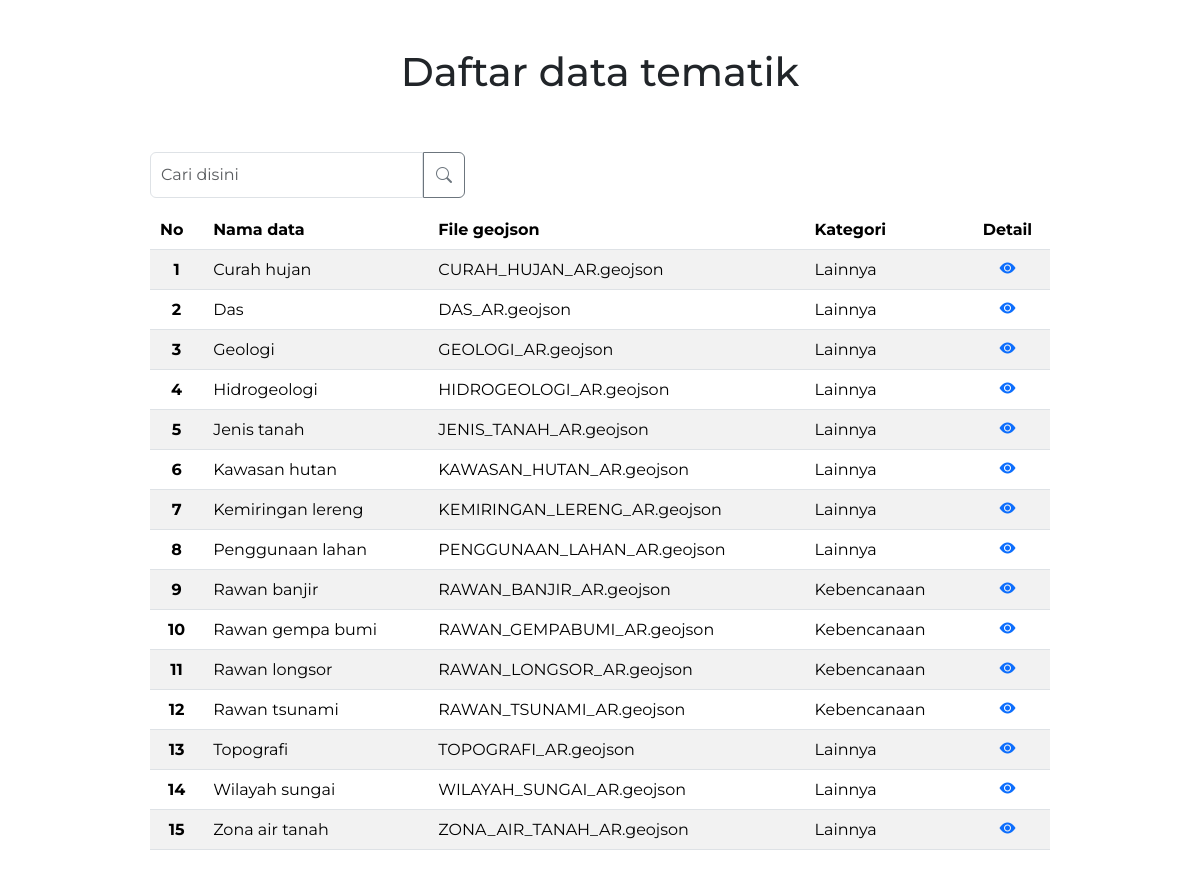
The page /backend/daftar-tematik.php (signed in) on the database as committed earlier.
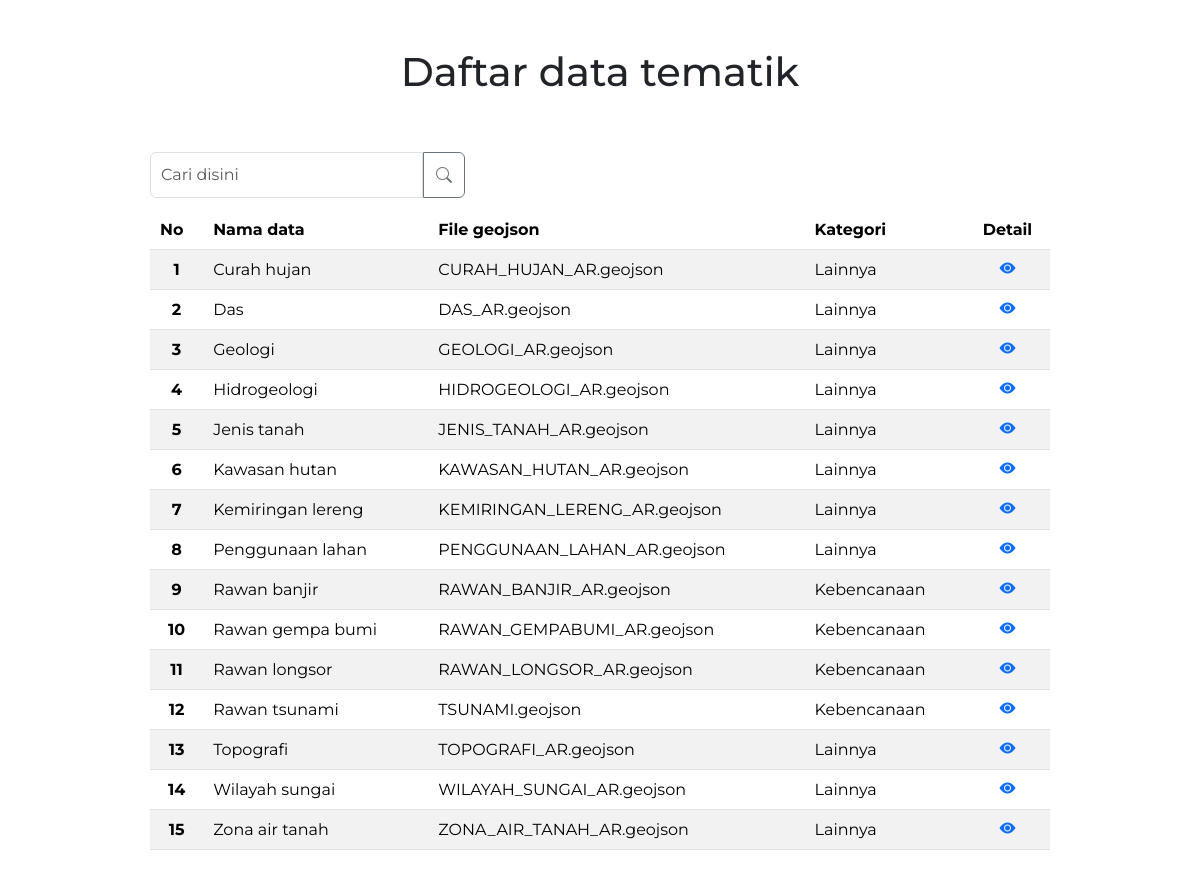
The same page on the database as committed later.
### tables this page shows
CREATE TABLE `tematik` (
  `id` int NOT NULL,
  `nama_tematik` varchar(255) NOT NULL,
  `file_json` varchar(255) NOT NULL,
  `icon` varchar(255) NOT NULL,
  `icon_id` varchar(255) NOT NULL,
  `checkbox_id` varchar(255) NOT NULL,
  `kategori` int NOT NULL,
  `id_jenis_file` int DEFAULT NULL,
  `hide` int DEFAULT '1'
);

CREATE TABLE `kategori_tematik` (
  `id_kategori` int NOT NULL,
  `nama_kategori` varchar(255) NOT NULL
);

### backend/daftar-tematik.php (called while the page is built, shortened)
<?php
require 'functions/functions.php';
$getdata = query("SELECT * FROM tematik JOIN kategori_tematik ON tematik.kategori = kategori_tematik.id_kategori ORDER BY tematik.nama_tematik ASC");
$i = 0;
require 'views/daftar-tematik.view.php';

### backend/functions/functions.php (called while the page is built, shortened)
<?php
include_once 'sweetalert.php';
if (!function_exists('koneksi')) {
    function koneksi()
    {
        $conn = mysqli_connect("localhost", "root", "", "webgis_cilegon");
        return $conn;
    }
}
if (!function_exists('query')) {
    function query($sql, $params = [])
    {
        $conn = koneksi();
        $stmt = mysqli_prepare($conn, $sql);
        $result = mysqli_stmt_execute($stmt);
        $rows = [];
        $result_set = mysqli_stmt_get_result($stmt);
        while ($row = mysqli_fetch_assoc($result_set)) {
            $rows[] = $row;
        }
        return $rows;
    }
}

### backend/views/daftar-tematik.view.php (the view, shortened to what this page needs)
<?php include 'views/partials/starter-head.php' ?>
<div class="container-fluid">
    <h1 class="mt-5 mb-2 text-center text-dark">Daftar data tematik</h1>
    <div class="row w-75 m-auto">
        <div class="input-group searching mb-2 mt-5">
            <input type="search" name="keyword" id="keyword" class="form-control input-search" placeholder="Cari disini"
                aria-label="Cari disini" aria-describedby="button-addon2">
            <button class="btn btn-search btn-outline-secondary" name="search" id="search-button" type="submit"
                id="cari"><i class="bi bi-search"></i></button>
        </div>
        <div id="search-container">
            <div class="table-responsive">
                <table class="table table-striped m-auto mt-1 mb-5">
                    <thead>
                        <tr class="fofa">
                            <th scope="col">No</th>
                            <th scope="col">Nama data</th>
                            <th scope="col">File geojson</th>
                            <th scope="col">Kategori</th>
                            <th class="text-center" scope="col">Detail</th>
                        </tr>
                    </thead>
                    <tbody>
                        <?php foreach ($getdata as $i => $a) : ?>
                        <tr>
                            <th class="text-center" scope="row"><?= $i + 1; ?></th>
                            <td><?= $a['nama_tematik']; ?></td>
                            <td><?= $a['file_json']; ?></td>
                            <td><?= $a['nama_kategori']; ?></td>
                            <td class="text-center"><a href="detail-tematik?id=<?= $a["id"] ?>"><i
                                        class="bi bi-eye-fill"></i></a></td>
                        </tr>
                        <?php endforeach; ?>
                    </tbody>
                </table>
            </div>
        </div>
    </div>
</div>
<?php include 'views/partials/starter-foot.php' ?>

Rows that differ between the two databases and show on the page:
changed tematik "Rawan tsunami": file_json "RAWAN_TSUNAMI_AR.geojson" → "TSUNAMI.geojson"
